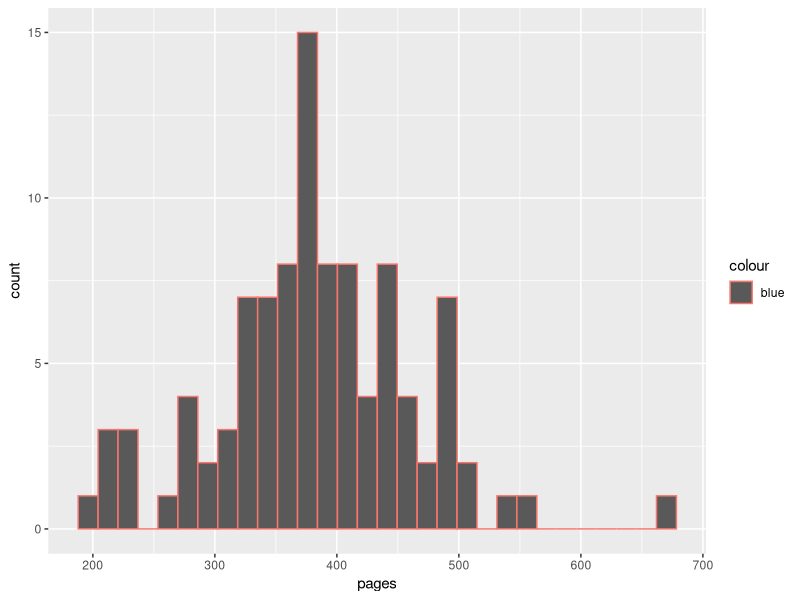

This figure's R source:
## ---- chunk 1
#| output: false
library(tidyverse)
## ---- chunk 2
BOOKS <- read.csv("goodreads_Top100_YoungAdultFiction1.csv")
## ---- chunk 3
ggplot(BOOKS, aes(pages, color="blue"))+ geom_histogram()
